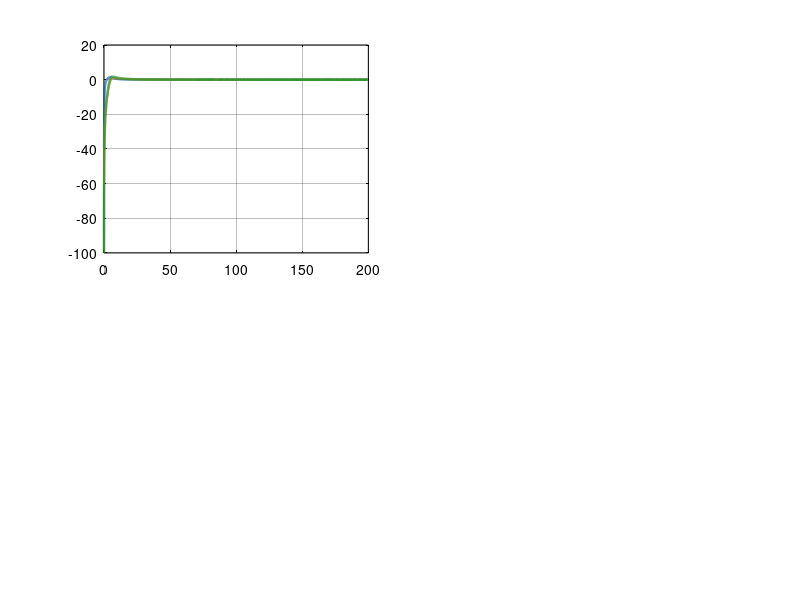

This figure's MATLAB source: (Note: this script raises an error after producing the figure.)
function design_gyro_feedforward()
% DESIGN_GYRO_FEEDFORWARD  Aşama 3.8 (K2) — gyro feedforward ANALİTİK tasarım + bozucu-reddi sim.
%
% Soru: gyro ile besleme-ileri (feedforward), cascade'in yavaş dış-döngüsünü baypas edip
% base-hareketini ne kadar daha iyi reddeder? (deneme-yanılma DEĞİL — analitik + sim).
%
% ANALİTİK k_ff TÜRETİMİ (stabilizasyon görevi):
%   payload eylemsiz açısı  φ = θ_base + θ_out   (θ_out = motor çıkış mili, base'e göre)
%   Hedef φ=0  →  θ_out = −θ_base  (çıkış mili base'e TERS dönmeli)
%   motor mili = 9.7 × çıkış mili (Pololu 25D redüktör 9.7:1, encoder.h)
%   hız döngüsü MOTOR mili rad/s setpoint alır (Encoder_GetSpeed motor mili, ham)
%   ⇒ ω_ff = −9.7 · (gy_dps·π/180)  [rad/s, motor mili]   ⇒   k_ff = redüktör = 9.7
%
% 2-DOF YAPI (bozucu-reddi sensitiviteleri, φ/θ_base):
%   FB-yalnız:  S_fb  = 1/(1+L_out)         (bant ~ dış-döngü ωc, baskın çift ~6.2 rad/s)
%   FF-yalnız:  S_ff  = 1 − T_inner          (bant ~ iç-döngü ~33 rad/s)   [ideal FF, k_ff tam]
%   FB+FF:      S_both = S_fb · (1 − T_inner) (her iki çarpan küçük → en iyi reddi)
%   → gyro-FF, reddi-bant-genişliğini iç-döngüye (~33) çıkarır = dış-döngüye (~6.2) göre ~5×.
%
% Kaynak: [Franklin2010] §7.3 (feedforward / 2-DOF), [Hilkert2008] (gimbal inertial rate FF — ISP).
%         İç-döngü modeli [Aşama 2.1] K=53.89/τ=60.5ms, Kp_pos=6 [Aşama 2.7].
% NOT: İdeal FF (k_ff tam, gyro gürültü/bias/gecikme yok) → analitik ÜST-SINIR. Gerçek gyro
%      gürültüsü/biası bunu bir miktar bozar (Aşama 5 IMU-payload bench'inde doğrulanır).
% Çalıştırma: matlab -batch "cd('matlab/asama_3_mimo_model'); design_gyro_feedforward"

    here = fileparts(mfilename('fullpath'));
    root = fullfile(here, '..', '..');
    outdir = fullfile(here, 'results', '3_8_gyro_ff');
    if ~exist(outdir, 'dir'), mkdir(outdir); end

    set(groot, 'defaultFigureColor','w', 'defaultAxesColor','w', ...
        'defaultAxesXColor','k', 'defaultAxesYColor','k', 'defaultTextColor','k', ...
        'defaultAxesGridColor',[0.15 0.15 0.15], 'defaultAxesGridAlpha',0.3);

    % ── cascade modeli (Aşama 2) ──
    % DİKKAT: iç-döngü plant'ı DUTY-domeni: u(duty)→ω. Plant DC kazancı Kg=K·Vs=654.8
    % (K=53.89 voltaj-domeni DEĞİL — Aşama 2.3 H1 düzeltmesi). Kp/Ki bu Kg için tasarlandı;
    % K kullanılırsa iç-döngü 12× yavaş (ωn 33→9.4) çıkar → bant-genişliği analizi bozulur.
    K=53.89; Vs=12.15; Kg=K*Vs; tau=0.0605; Kp_i=0.002; Ki_i=0.1; Kp_pos=6; gear=9.7;
    G = tf(Kg,[tau 1]); C = pid(Kp_i,Ki_i);
    T_inner = feedback(G*C,1);
    P_outer = T_inner * tf(1,[1 0]);
    L_outer = Kp_pos * P_outer;
    T_out   = feedback(L_outer,1);

    % ── bozucu-reddi sensitiviteleri (φ/θ_base) ──
    S_fb   = feedback(1, L_outer);     % FB-yalnız
    S_ff   = 1 - T_inner;              % FF-yalnız (ideal)
    S_both = S_fb * (1 - T_inner);     % FB+FF
    k_ff   = gear;

    % ── reddi bant-genişlikleri (-3dB: |S| ilk kez 1/sqrt(2)'yi aşar) ──
    fvec = logspace(-2, 2.3, 1000); w = 2*pi*fvec; thr = 1/sqrt(2);
    m_fb   = squeeze(abs(freqresp(S_fb,   w)));
    m_ff   = squeeze(abs(freqresp(S_ff,   w)));
    m_both = squeeze(abs(freqresp(S_both, w)));
    bw_fb   = first_cross(fvec, m_fb,   thr);
    bw_ff   = first_cross(fvec, m_ff,   thr);
    bw_both = first_cross(fvec, m_both, thr);

    fprintf('\n=== Gyro-FF (K2) analitik tasarım ===\n');
    fprintf('  k_ff = redüktör = %.1f (motor mili rad/s / çıkış mili rad/s)\n', k_ff);
    fprintf('  Reddi bant-genişliği (-3dB):\n');
    fprintf('    FB-yalnız  : %.2f Hz (%.1f rad/s)\n', bw_fb,   2*pi*bw_fb);
    fprintf('    FF-yalnız  : %.2f Hz (%.1f rad/s)\n', bw_ff,   2*pi*bw_ff);
    fprintf('    FB+FF      : %.2f Hz (%.1f rad/s)\n', bw_both, 2*pi*bw_both);
    fprintf('    kazanım (FB+FF / FB) = %.1f×\n', bw_both/bw_fb);

    % ── zaman-domeni bozucular ──
    % (1) sentetik 2 Hz sinüs (hızlı panning / titreşim rejimi — FF'in parladığı yer)
    A_syn = 10; f_syn = 2.0;
    t1 = (0:0.001:3).';
    base1 = A_syn*sin(2*pi*f_syn*t1);
    phi1_fb   = lsim(S_fb,   base1, t1);
    phi1_both = lsim(S_both, base1, t1);
    rms1_fb   = rms_(phi1_fb);   rms1_both = rms_(phi1_both);

    % (2) gerçek base-hareketi (stab bench fp(t) = el ile eğme)
    stab = fullfile(root,'artifacts','3','stab_m2','20260612_121945','raw','data.csv');
    have_real = isfile(stab);
    if have_real
        T = readtable(stab); tr_ = T.t; fp_ = T.fp - mean(T.fp);
        dt = median(diff(tr_)); t2 = (tr_(1):dt:tr_(end)).';
        base2 = interp1(tr_, fp_, t2, 'linear');
        phi2_fb   = lsim(S_fb,   base2, t2);
        phi2_both = lsim(S_both, base2, t2);
        rms2_fb = rms_(phi2_fb); rms2_both = rms_(phi2_both);
        f_dom2 = dominant_freq(base2, dt);
    end

    % ── RMS payload hatası vs bozucu frekansı (A_base=10°) ──
    A_b = 10; rms_fb_f = m_fb*A_b/sqrt(2); rms_both_f = m_both*A_b/sqrt(2);

    % ================= FİGÜR 1: tasarım & kazanım =================
    f = figure('Position',[40 40 1180 760],'Color','w','Visible','off');

    subplot(2,2,1); hold on; grid on; box on;
    plot(fvec, 20*log10(m_fb),   'LineWidth',1.6,'Color',[0.0 0.35 0.75],'DisplayName','FB only  $S=1/(1+L_{out})$');
    plot(fvec, 20*log10(m_ff),   'LineWidth',1.4,'Color',[0.85 0.5 0.1],'DisplayName','FF only  $1-T_{in}$');
    plot(fvec, 20*log10(m_both), 'LineWidth',1.8,'Color',[0.15 0.6 0.15],'DisplayName','FB + FF');
    yline(20*log10(thr),'k:','-3 dB','HandleVisibility','off');
    set(gca,'XScale','log'); xlabel('disturbance freq (Hz)','Interpreter','latex');
    ylabel('$|\phi / \theta_{base}|$ (dB)','Interpreter','latex'); ylim([-60 6]);
    title('Disturbance-rejection sensitivity (lower = better)','Interpreter','latex','FontSize',11);
    lg=legend('Interpreter','latex','Location','southeast'); set(lg,'Color','w','TextColor','k');

    subplot(2,2,2); hold on; grid on; box on;
    plot(fvec, rms_fb_f,   'LineWidth',1.6,'Color',[0.0 0.35 0.75],'DisplayName','FB only');
    plot(fvec, rms_both_f, 'LineWidth',1.8,'Color',[0.15 0.6 0.15],'DisplayName','FB + FF');
    xline(bw_fb,':','HandleVisibility','off','Color',[0.0 0.35 0.75]);
    xline(bw_both,':','HandleVisibility','off','Color',[0.15 0.6 0.15]);
    set(gca,'XScale','log'); xlabel('disturbance freq (Hz)','Interpreter','latex');
    ylabel('payload error RMS (deg)','Interpreter','latex');
    title(sprintf('Residual payload error vs freq ($A_{base}=%d^\\circ$) -- rej. BW %.2f$\\to$%.2f Hz', A_b, bw_fb, bw_both),'Interpreter','latex','FontSize',11);
    lg=legend('Interpreter','latex','Location','northwest'); set(lg,'Color','w','TextColor','k');

    subplot(2,2,3); hold on; grid on; box on;
    plot(t1, base1,     '--','LineWidth',1.0,'Color',[0.55 0.55 0.55],'DisplayName','base motion');
    plot(t1, phi1_fb,   '-', 'LineWidth',1.4,'Color',[0.0 0.35 0.75],'DisplayName',sprintf('FB only (RMS %.2f$^\\circ$)',rms1_fb));
    plot(t1, phi1_both, '-', 'LineWidth',1.6,'Color',[0.15 0.6 0.15],'DisplayName',sprintf('FB+FF (RMS %.2f$^\\circ$)',rms1_both));
    xlabel('time (s)','Interpreter','latex'); ylabel('payload $\phi$ (deg)','Interpreter','latex');
    title(sprintf('Fast disturbance %g Hz, $%d^\\circ$ -- FF cuts residual %.0f$\\times$',f_syn,A_syn, rms1_fb/max(rms1_both,1e-9)),'Interpreter','latex','FontSize',11);
    lg=legend('Interpreter','latex','Location','northeast'); set(lg,'Color','w','TextColor','k'); xlim([0 2]);

    subplot(2,2,4); hold on; grid on; box on;
    if have_real
        plot(t2, base2,     '--','LineWidth',0.9,'Color',[0.55 0.55 0.55],'DisplayName','real base (IMU)');
        plot(t2, phi2_fb,   '-', 'LineWidth',1.3,'Color',[0.0 0.35 0.75],'DisplayName',sprintf('FB only (RMS %.2f$^\\circ$)',rms2_fb));
        plot(t2, phi2_both, '-', 'LineWidth',1.5,'Color',[0.15 0.6 0.15],'DisplayName',sprintf('FB+FF (RMS %.2f$^\\circ$)',rms2_both));
        xlabel('time (s)','Interpreter','latex'); ylabel('payload $\phi$ (deg)','Interpreter','latex');
        title(sprintf('Real bench base motion (dom. %.2f Hz, slow) -- FB already good',f_dom2),'Interpreter','latex','FontSize',11);
        lg=legend('Interpreter','latex','Location','best'); set(lg,'Color','w','TextColor','k'); xlim([t2(1) t2(end)]);
    end

    sgtitle(sprintf('Asama 3.8 (K2) -- Gyro Feedforward: rejection BW %.2f$\\to$%.2f Hz (%.1f$\\times$), $k_{ff}=%.1f$', bw_fb, bw_both, bw_both/bw_fb, k_ff),'Interpreter','latex','FontSize',13,'FontWeight','bold');
    exportgraphics(f, fullfile(outdir,'gyro_ff_design.png'),'Resolution',150);
    close(f);

    % ================= FİGÜR 2: 2-DOF blok diyagram =================
    fig_block(outdir, k_ff, Kp_pos);

    % ── JSON ──
    rec = struct('k_ff', k_ff, 'gear_ratio', gear, ...
        'bw_fb_hz', round(bw_fb,3), 'bw_ff_hz', round(bw_ff,3), 'bw_both_hz', round(bw_both,3), ...
        'bw_gain_factor', round(bw_both/bw_fb,2), ...
        'inner_wn_radps', 33, 'outer_dominant_radps', 6.2, ...
        'syn_2hz_rms_fb_deg', round(rms1_fb,3), 'syn_2hz_rms_both_deg', round(rms1_both,3), ...
        'kaynak', {{'Franklin2010 §7.3','Hilkert2008'}});
    if have_real
        rec.real_rms_fb_deg = round(rms2_fb,3);
        rec.real_rms_both_deg = round(rms2_both,3);
        rec.real_dominant_freq_hz = round(f_dom2,3);
    end
    fid=fopen(fullfile(outdir,'gyro_ff_params.json'),'w');
    fwrite(fid, jsonencode(rec,'PrettyPrint',true),'char'); fclose(fid);
    fprintf('\nÇıktı: %s/ (gyro_ff_design.png + gyro_ff_block.png + .json)\n', outdir);
end

% ====================================================================
function fc = first_cross(f, mag, thr)
    idx = find(mag >= thr, 1, 'first');
    if isempty(idx) || idx==1, fc = f(max(idx,1)); return; end
    % lineer interp (log-f) köşe frekansı
    f1=f(idx-1); f2=f(idx); m1=mag(idx-1); m2=mag(idx);
    fc = f1 + (thr-m1)/(m2-m1)*(f2-f1);
end

function r = rms_(x), r = sqrt(mean(x.^2)); end

function fd = dominant_freq(x, dt)
    N=numel(x); Y=abs(fft(x-mean(x))); Y=Y(1:floor(N/2));
    fax=(0:floor(N/2)-1).'*(1/dt/N); [~,ip]=max(Y(2:end)); fd=fax(ip+1);
end

% ====================================================================
function fig_block(outdir, k_ff, Kp_pos)
% 2-DOF: gyro θ̇_base → −k_ff → hız-setpoint toplamı; cascade FB θ_ref → P_pos → toplam → PI → motor.
    f = figure('Position',[60 60 1180 440],'Color','w','Visible','off');
    ax = axes('Position',[0 0 1 1]); hold(ax,'on'); axis(ax,[0 13 0 4.6]); axis(ax,'off');
    cC=[0.92 0.95 1.0]; cM=[0.90 1.0 0.88]; cF=[1.0 0.93 0.80];
    ym=2.3;
    % FB zinciri
    text(0.10,ym+0.32,'$\theta_{ref}$','Interpreter','latex','FontSize',12);
    draw_arrow(0.10,ym,1.0,ym);
    draw_sum(1.3,ym); text(1.05,ym-0.46,'$-$','Interpreter','latex','FontSize',12);
    draw_arrow(1.55,ym,2.3,ym);
    draw_block(3.0,ym,1.4,0.95,'$P_{pos}$',cC); text(3.0,ym-0.74,sprintf('$K_{p,pos}=%g$',Kp_pos),'Interpreter','latex','FontSize',8.5,'HorizontalAlignment','center');
    draw_arrow(3.7,ym,4.6,ym);
    draw_sum(4.85,ym); text(5.15,ym+0.42,'$+$','Interpreter','latex','FontSize',12);
    text(4.30,ym+0.34,'$\omega_{ref}$','Interpreter','latex','FontSize',10);
    draw_arrow(5.1,ym,5.9,ym);
    draw_block(6.6,ym,1.4,0.95,'PI',cC); text(6.6,ym-0.74,'SpeedPI','FontSize',8.5,'HorizontalAlignment','center');
    draw_arrow(7.3,ym,8.2,ym); text(7.45,ym+0.32,'$u$','Interpreter','latex','FontSize',10);
    draw_block(8.95,ym,1.5,0.95,'motor',cM); text(8.95,ym-0.74,'TB6612 / plant','FontSize',8.5,'HorizontalAlignment','center');
    draw_arrow(9.7,ym,11.6,ym); text(10.5,ym+0.32,'$\theta_{out}$','Interpreter','latex','FontSize',11);
    % FB geri besleme
    plot([11.2 11.2],[ym ym-1.0],'k','LineWidth',1.2);
    plot([11.2 1.3],[ym-1.0 ym-1.0],'k','LineWidth',1.2);
    draw_arrow(1.3,ym-1.0,1.3,ym-0.25);
    text(6.0,ym-1.0+0.16,'encoder position feedback','FontSize',8.5,'HorizontalAlignment','center');
    % FF yolu (gyro → −k_ff → speed-setpoint sum), −k_ff sum'ın TAM ÜSTÜNDE
    yf=3.65;
    draw_block(2.5,yf,1.8,0.9,'IMU gyro',cF);
    draw_arrow(3.4,yf,4.15,yf); text(3.55,yf+0.30,'$\dot{\theta}_{base}$','Interpreter','latex','FontSize',11);
    draw_block(4.85,yf,1.3,0.9,'$-k_{ff}$',cF); text(4.85,yf-0.62,sprintf('$k_{ff}=%.1f$ (gear)',k_ff),'Interpreter','latex','FontSize',8.5,'HorizontalAlignment','center');
    draw_arrow(4.85,yf-0.45,4.85,ym+0.25);   % düz aşağı, sum'a
    text(7.6,yf+0.10,'gyro feedforward (2-DOF): bypasses slow outer loop','FontSize',9.5,'HorizontalAlignment','center','Color',[0.6 0.4 0.1]);

    str=['Stabilization: $\omega_{ref} = K_{p,pos}(\theta_{ref}-\theta_{out}) - k_{ff}\,\dot{\theta}_{base}$,' ...
         '\quad $k_{ff}=$ gear $=9.7$ (motor/output shaft).'];
    text(6.5,0.40,str,'Interpreter','latex','FontSize',11,'HorizontalAlignment','center', ...
        'BackgroundColor',[0.97 0.97 0.9],'EdgeColor',[0.7 0.7 0.7],'Margin',5);
    title(ax,'2-DOF Gyro Feedforward + Cascade Feedback','FontSize',13,'FontWeight','bold');
    exportgraphics(f, fullfile(outdir,'gyro_ff_block.png'),'Resolution',150);
    close(f);
end

% ── çizim helper'ları ──
function draw_block(cx,cy,w,h,label,fc)
    rectangle('Position',[cx-w/2,cy-h/2,w,h],'FaceColor',fc,'EdgeColor','k','LineWidth',1.4,'Curvature',0.1);
    text(cx,cy,label,'HorizontalAlignment','center','VerticalAlignment','middle','FontSize',13,'Interpreter','latex');
end
function draw_sum(cx,cy)
    r=0.22; th=linspace(0,2*pi,40);
    plot(cx+r*cos(th),cy+r*sin(th),'k','LineWidth',1.3);
end
function draw_arrow(x1,y1,x2,y2)
    plot([x1 x2],[y1 y2],'k','LineWidth',1.2);
    a=atan2(y2-y1,x2-x1); L=0.18; d=0.38;
    plot([x2 x2-L*cos(a-d)],[y2 y2-L*sin(a-d)],'k','LineWidth',1.2);
    plot([x2 x2-L*cos(a+d)],[y2 y2-L*sin(a+d)],'k','LineWidth',1.2);
end
